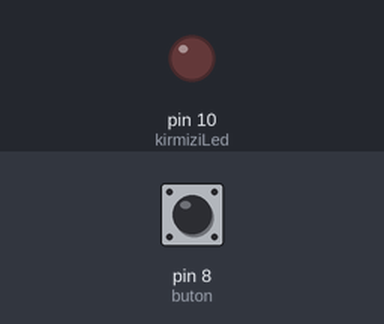
Recording of a sketch running on a simulated Arduino Uno, built with avr-gcc and run on an emulated ATmega328P. On the bench: output pins drawn as LEDs (lit = HIGH). The inputs (shaded band) are chosen by the test bench; at power-on: pin 8 (buton) LOW.

Above: at 1.2 s.
1.3 s: pin 8 (buton) pulled HIGH for 0.15 s
At 1.37 s:
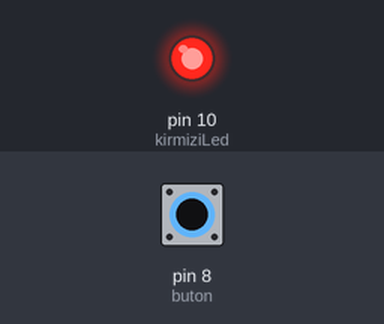
2.9 s: pin 8 (buton) pulled HIGH for 3.2 s
At 7.1 s:
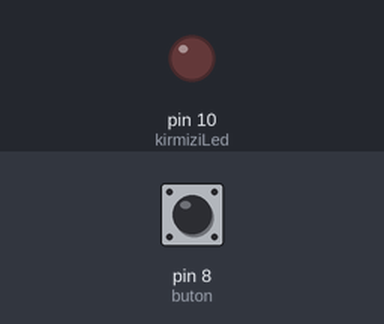
Timing chart, 0 to 8.6 s (numbered marks = the images above; inputs shaded):
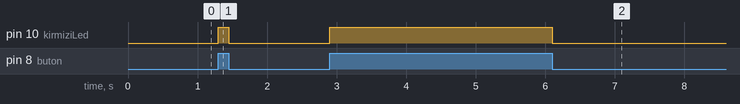

The sketch:

butonla_led_yakma.ino
```cpp
#define buton 8
#define kirmiziLed 10

int buton_durumu = 0;
void setup() {
  pinMode(8,INPUT);
  pinMode(10,OUTPUT);


}

void loop() {

  buton_durumu = digitalRead(buton);
  if(buton_durumu == 1)
  {
    digitalWrite(kirmiziLed,HIGH);
  }
  else
  {
    digitalWrite(kirmiziLed,LOW);
  }
}
```

Measured:
- after the input at 1.3 s, pin 10 (kirmiziLed): LOW → HIGH at once, → LOW 0.15 s later
- after the input at 2.9 s, pin 10 (kirmiziLed): LOW → HIGH at once, → LOW 3.2 s later
